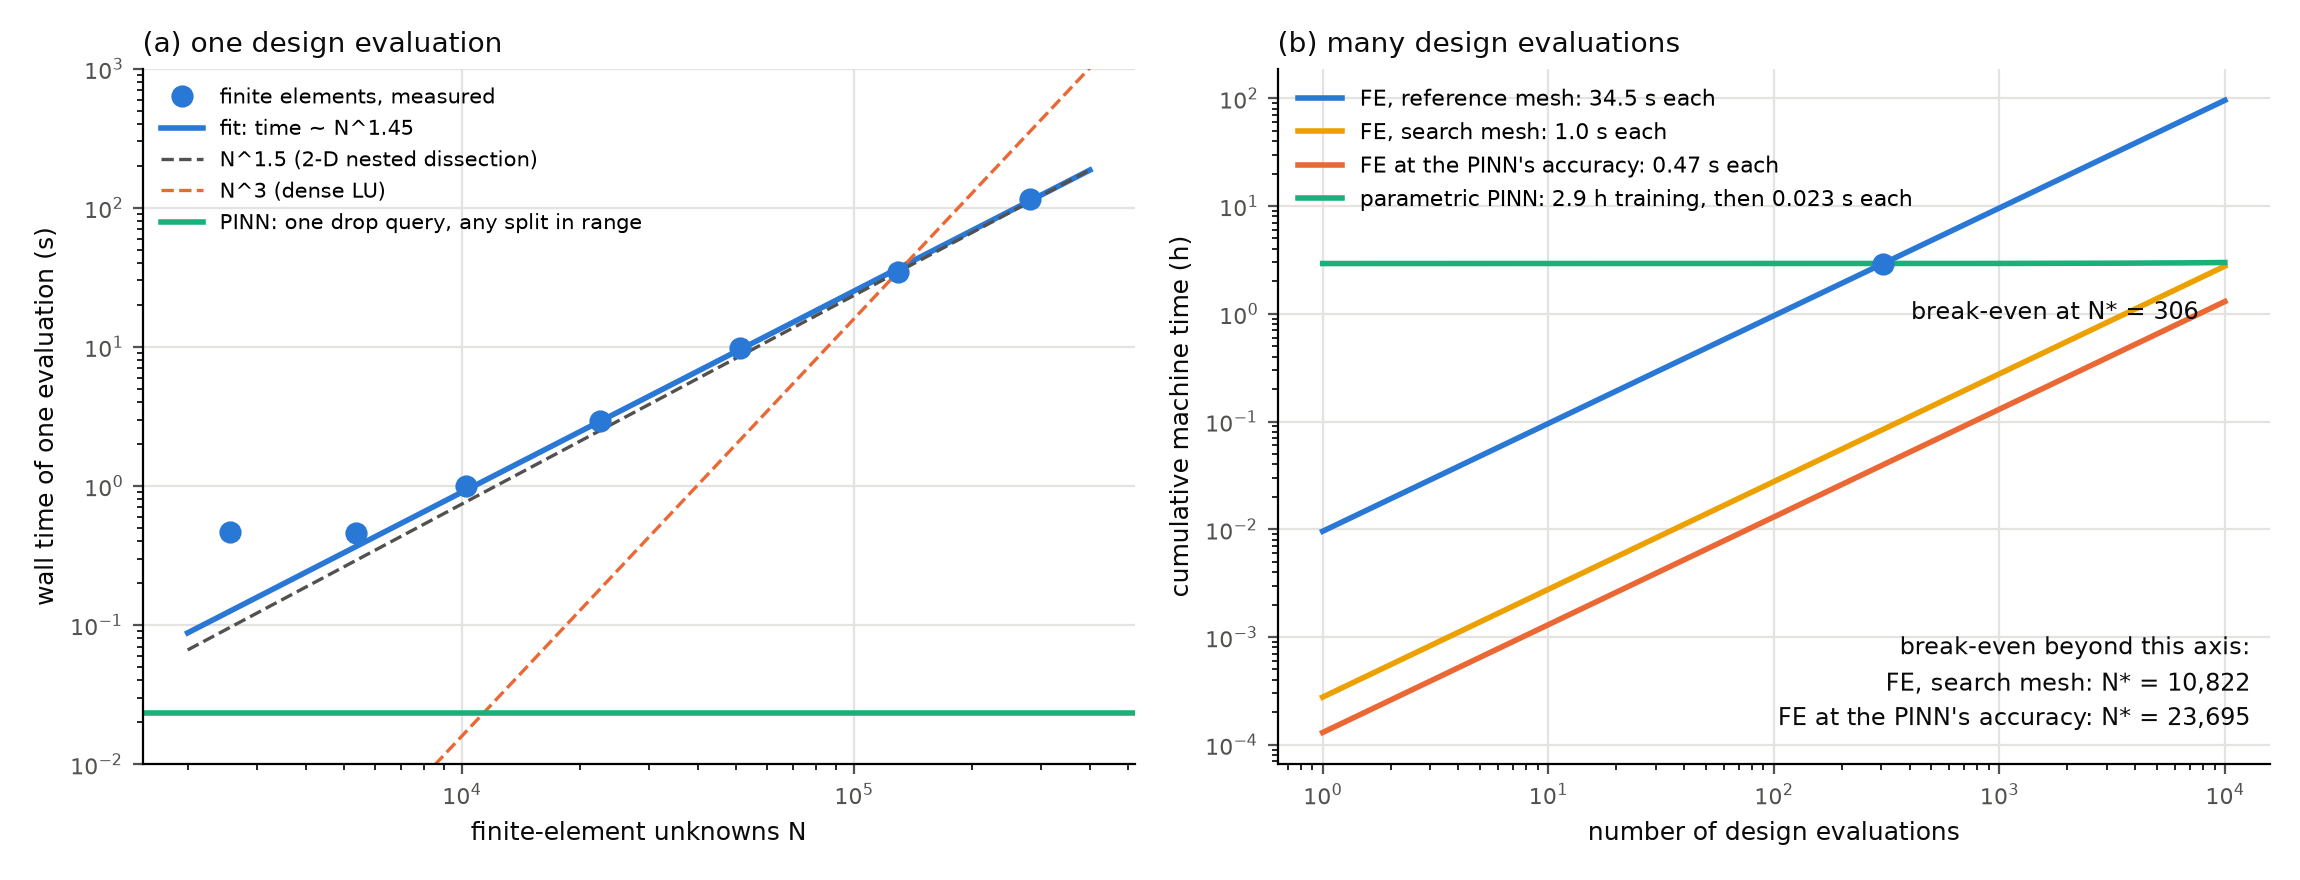

Here is the Python script that generated this plot:
"""Figure A: simulation time scaling, finite elements against the parametric PINN.

Standalone: numpy and matplotlib only. Every number below was measured by
`python -m bifurcation.cost --config bifurcation/cost_re10.yaml` on one 4-core
machine, one job at a time (docs/bifurcation_re10-cost.json): the 30/90
layout at split 0.5, Re_h = 10, half the flow through each daughter.

    (a) one finite-element solve against the number of unknowns, with the
        fitted exponent and the textbook rates for comparison;
    (b) cumulative machine time for N design evaluations, 1 to 10^4.

    python docs/figures/fig_a_time_scaling.py   ->   docs/figures/fig_a_time_scaling.png
"""
import pathlib

import matplotlib

matplotlib.use("Agg")
import matplotlib.pyplot as plt  # noqa: E402
import numpy as np  # noqa: E402

# -- measured: finite elements (P2/P1 Taylor-Hood, Newton, sparse direct) ------
UNKNOWNS = np.array([2569, 5383, 10236, 22517, 51326, 129562, 280609])
SOLVE_S = np.array([0.468, 0.458, 0.997, 2.912, 9.833, 34.512, 115.370])
DROP_ERROR = np.array([-6.64e-4, -4.35e-4, -2.49e-4, -5.24e-5, -2.02e-5, -6.29e-6, 0.0])  # vs finest
PINN_DROP_ERROR = -7.6e-4  # the corner-mode PINN at split 0.5, against the reference mesh
# -- measured: the corner-mode parametric PINN ------------------------------
TRAIN_S = 10537.0          # Adam 3,000 + L-BFGS 4 x 500 + LM 150, all four cores
QUERY_S = 0.0233           # one total-pressure drop J(s): three 256-point line integrals
FIT_FROM = 20000           # the exponent is fitted where the solve dominates the setup

INK, MUTED, GRID = "#0b0b0b", "#52514e", "#e4e3df"
BLUE, ORANGE, AQUA, YELLOW = "#2a78d6", "#eb6834", "#1baf7a", "#eda100"


def style(ax):
    for side in ("top", "right"):
        ax.spines[side].set_visible(False)
    ax.tick_params(colors=MUTED, labelsize=8)
    ax.grid(color=GRID, lw=0.8, which="major")


def main():
    fig, (a, b) = plt.subplots(1, 2, figsize=(11.5, 4.4))

    # (a) one solve against its size
    big = UNKNOWNS >= FIT_FROM
    slope, intercept = np.polyfit(np.log(UNKNOWNS[big]), np.log(SOLVE_S[big]), 1)
    n = np.logspace(np.log10(2e3), np.log10(4e5), 100)
    a.loglog(UNKNOWNS, SOLVE_S, "o", color=BLUE, ms=7, zorder=3, label="finite elements, measured")
    a.loglog(n, np.exp(intercept) * n**slope, color=BLUE, lw=2,
             label=f"fit: time ~ N^{slope:.2f}")
    anchor_n, anchor_t = UNKNOWNS[-2], SOLVE_S[-2]
    for power, colour, name in ((1.5, MUTED, "N^1.5 (2-D nested dissection)"),
                                (3.0, ORANGE, "N^3 (dense LU)")):
        a.loglog(n, anchor_t * (n / anchor_n) ** power, color=colour, lw=1.2, ls="--", label=name)
    a.axhline(QUERY_S, color=AQUA, lw=2, label="PINN: one drop query, any split in range")
    a.set_ylim(1e-2, 1e3)
    a.set_xlabel("finite-element unknowns N", fontsize=9, color=INK)
    a.set_ylabel("wall time of one evaluation (s)", fontsize=9, color=INK)
    a.set_title("(a) one design evaluation", fontsize=10, color=INK, loc="left")
    a.legend(fontsize=7.5, frameon=False, loc="upper left")
    style(a)

    # (b) cumulative machine time for N designs
    designs = np.logspace(0, 4, 200)
    lines = ((SOLVE_S[5], BLUE, "FE, reference mesh: 34.5 s each"),
             (SOLVE_S[2], YELLOW, "FE, search mesh: 1.0 s each"),
             (SOLVE_S[0], ORANGE, "FE at the PINN's accuracy: 0.47 s each"))
    beyond = []
    for each, colour, name in lines:
        b.loglog(designs, designs * each / 3600.0, color=colour, lw=2, label=name)
        crossing = TRAIN_S / (each - QUERY_S)
        if crossing <= designs[-1]:
            b.plot([crossing], [crossing * each / 3600.0], "o", color=colour, ms=7, zorder=4)
            b.annotate(f"break-even at N* = {crossing:,.0f}", (crossing, crossing * each / 3600.0),
                       xytext=(10, -20), textcoords="offset points", fontsize=8.5, color=INK)
        else:
            beyond.append(f"{name.split(':')[0]}: N* = {crossing:,.0f}")
    b.loglog(designs, (TRAIN_S + designs * QUERY_S) / 3600.0, color=AQUA, lw=2,
             label="parametric PINN: 2.9 h training, then 0.023 s each")
    # the break-evens past 10^4 go in one note, in the empty corner under the lines
    b.text(0.98, 0.04, "break-even beyond this axis:\n" + "\n".join(beyond),
           transform=b.transAxes, ha="right", va="bottom", fontsize=8.5, color=INK,
           linespacing=1.5)
    b.set_xlabel("number of design evaluations", fontsize=9, color=INK)
    b.set_ylabel("cumulative machine time (h)", fontsize=9, color=INK)
    b.set_title("(b) many design evaluations", fontsize=10, color=INK, loc="left")
    b.legend(fontsize=8, frameon=False, loc="upper left")
    style(b)

    fig.tight_layout()
    out = pathlib.Path(__file__).with_suffix(".png")
    fig.savefig(out, dpi=200)
    print(f"fitted exponent {slope:.3f}; wrote {out}")


if __name__ == "__main__":
    main()
